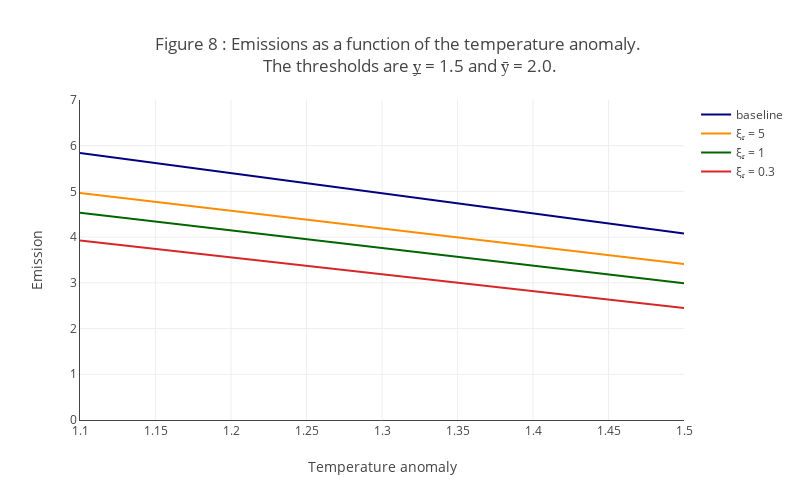

This figure's notebook cell:
### Code cell
from src.plots import plot89
plot8 = plot89(pre_jump_res, y_grid_short_2, y_underline)
plot8.update_layout(
    title=
    r"""Figure 8 : Emissions as a function of the temperature anomaly. <br>
    The thresholds are y̲ = 1.5 and ȳ = 2.0.
   """
)
plot8
